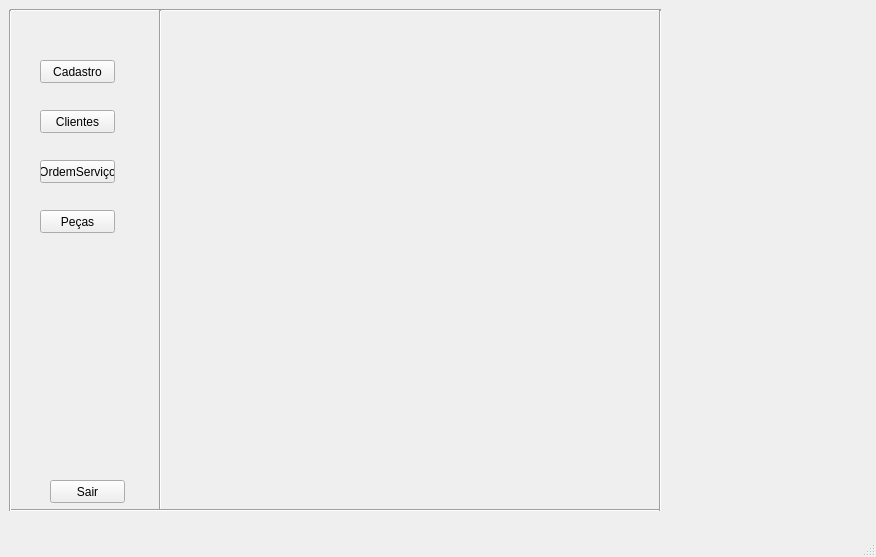
<?xml version="1.0" encoding="UTF-8"?>
<ui version="4.0">
 <class>MainWindow</class>
 <widget class="QMainWindow" name="MainWindow">
  <property name="geometry">
   <rect>
    <x>0</x>
    <y>0</y>
    <width>876</width>
    <height>557</height>
   </rect>
  </property>
  <property name="windowTitle">
   <string>MainWindow</string>
  </property>
  <widget class="QWidget" name="centralwidget">
   <widget class="Line" name="line">
    <property name="geometry">
     <rect>
      <x>10</x>
      <y>0</y>
      <width>651</width>
      <height>20</height>
     </rect>
    </property>
    <property name="orientation">
     <enum>Qt::Horizontal</enum>
    </property>
   </widget>
   <widget class="Line" name="line_2">
    <property name="geometry">
     <rect>
      <x>150</x>
      <y>10</y>
      <width>20</width>
      <height>501</height>
     </rect>
    </property>
    <property name="orientation">
     <enum>Qt::Vertical</enum>
    </property>
   </widget>
   <widget class="QPushButton" name="pushButton">
    <property name="geometry">
     <rect>
      <x>40</x>
      <y>60</y>
      <width>75</width>
      <height>23</height>
     </rect>
    </property>
    <property name="text">
     <string>Cadastro</string>
    </property>
   </widget>
   <widget class="QPushButton" name="pushButton_2">
    <property name="geometry">
     <rect>
      <x>40</x>
      <y>110</y>
      <width>75</width>
      <height>23</height>
     </rect>
    </property>
    <property name="text">
     <string>Clientes</string>
    </property>
   </widget>
   <widget class="QPushButton" name="pushButton_3">
    <property name="geometry">
     <rect>
      <x>40</x>
      <y>160</y>
      <width>75</width>
      <height>23</height>
     </rect>
    </property>
    <property name="text">
     <string>OrdemServiço</string>
    </property>
   </widget>
   <widget class="QPushButton" name="pushButton_4">
    <property name="geometry">
     <rect>
      <x>40</x>
      <y>210</y>
      <width>75</width>
      <height>23</height>
     </rect>
    </property>
    <property name="text">
     <string>Peças</string>
    </property>
   </widget>
   <widget class="QPushButton" name="pushButton_5">
    <property name="geometry">
     <rect>
      <x>50</x>
      <y>480</y>
      <width>75</width>
      <height>23</height>
     </rect>
    </property>
    <property name="text">
     <string>Sair</string>
    </property>
   </widget>
   <widget class="Line" name="line_3">
    <property name="geometry">
     <rect>
      <x>10</x>
      <y>500</y>
      <width>651</width>
      <height>20</height>
     </rect>
    </property>
    <property name="orientation">
     <enum>Qt::Horizontal</enum>
    </property>
   </widget>
   <widget class="Line" name="line_4">
    <property name="geometry">
     <rect>
      <x>650</x>
      <y>10</y>
      <width>20</width>
      <height>501</height>
     </rect>
    </property>
    <property name="orientation">
     <enum>Qt::Vertical</enum>
    </property>
   </widget>
   <widget class="Line" name="line_5">
    <property name="geometry">
     <rect>
      <x>0</x>
      <y>10</y>
      <width>20</width>
      <height>501</height>
     </rect>
    </property>
    <property name="orientation">
     <enum>Qt::Vertical</enum>
    </property>
   </widget>
  </widget>
  <widget class="QMenuBar" name="menubar">
   <property name="geometry">
    <rect>
     <x>0</x>
     <y>0</y>
     <width>876</width>
     <height>21</height>
    </rect>
   </property>
  </widget>
  <widget class="QStatusBar" name="statusbar"/>
 </widget>
 <resources/>
 <connections/>
</ui>
